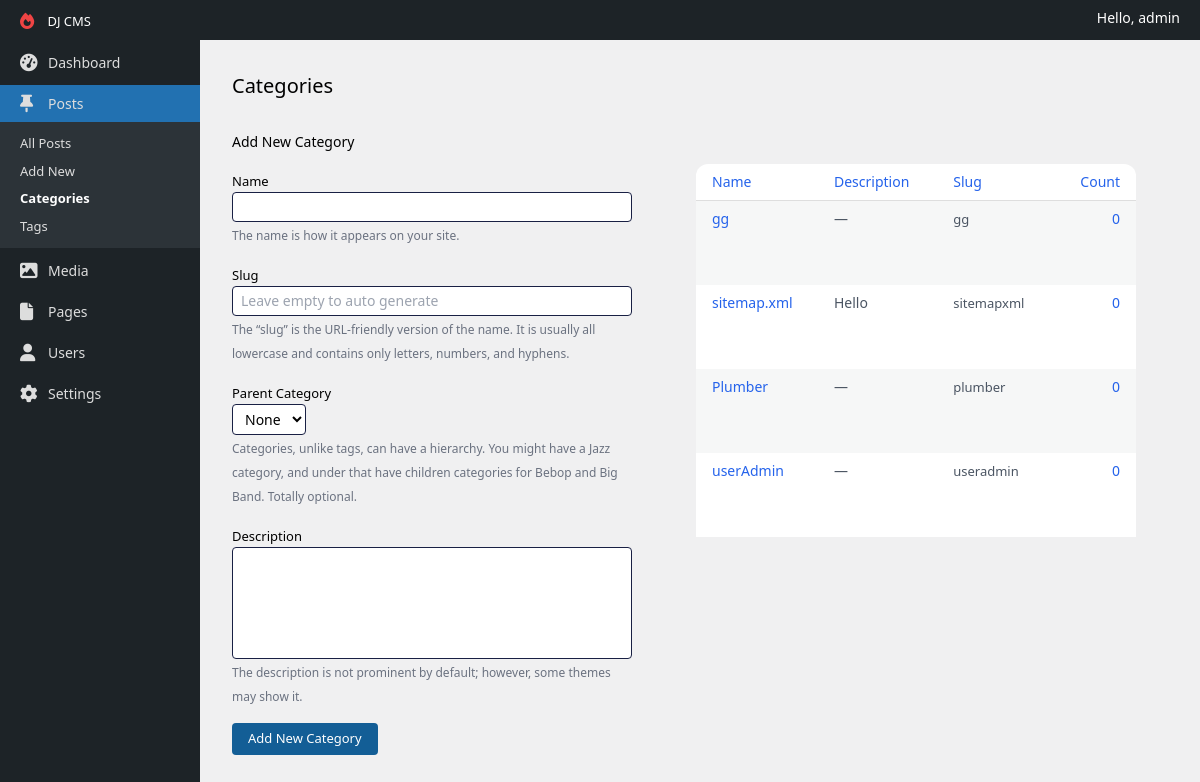
The app's page /categories/ (signed in), older data.
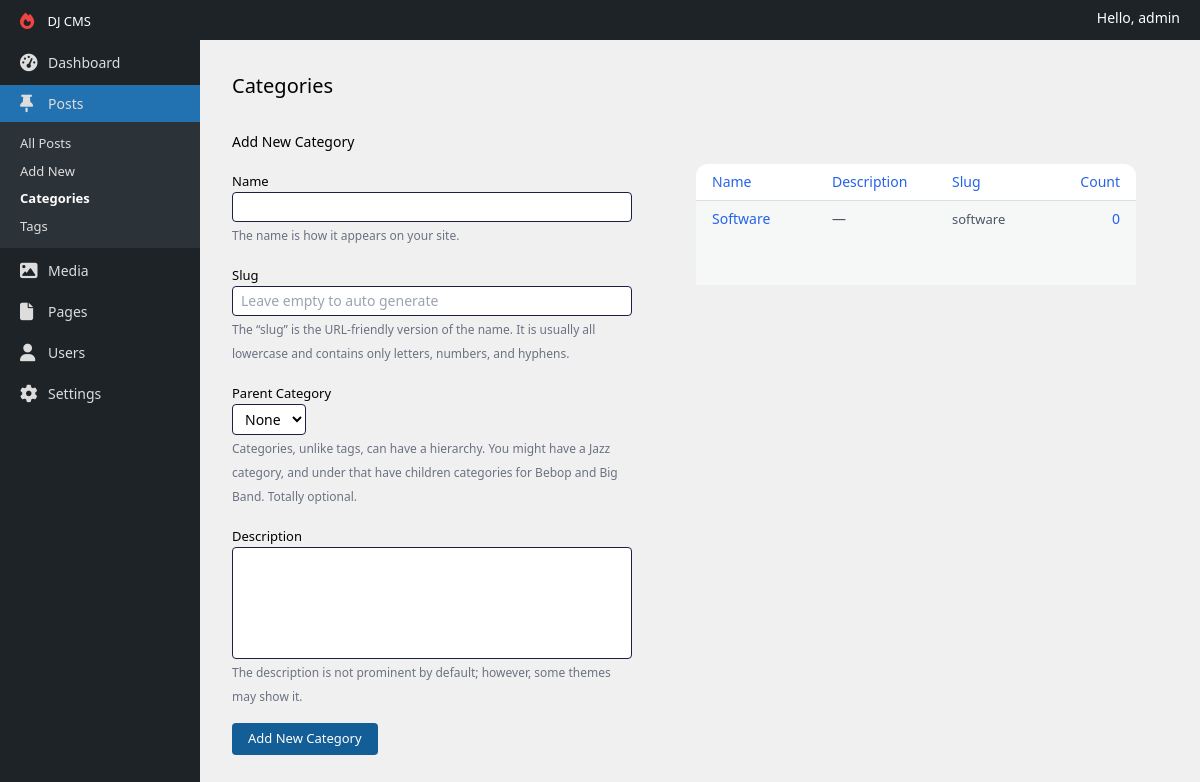
The same page, newer data.
### apps/accounts/models.py (models this page shows)
class User(AbstractUser):
    class Roles(models.TextChoices):
        AUTHOR = 'author'
        EDITOR = 'editor'
        SEO = 'seo'
    role = models.CharField(max_length=60, choices=Roles.choices, null=True, blank=True)
    photo = models.ImageField(upload_to='uploads/', null=True, blank=True)

### apps/content/models.py (models this page shows, shortened)
class Category(models.Model):
    name = models.CharField(max_length=60)
    slug = models.SlugField(blank=True, unique=True)
    parent_category = models.ForeignKey(to='Category', null=True, blank=True, on_delete=models.DO_NOTHING)
    description = models.TextField(null=True, blank=True)
    class Meta:
        verbose_name_plural = 'Categories'

### apps/dashboard/views.py (the view)
# urls.py: path('categories/', CategoriesView.as_view(), name='categories'),
class CategoriesView(AbstractGroupView):
    template_name = 'categories.html'
    form_class = CategoryForm
    form_success_redirect_url = reverse_lazy('categories')
    model_class = Category

### apps/dashboard/forms.py
class CategoryForm(forms.ModelForm):
    parent_category = forms.ModelChoiceField(queryset=Category.objects.get_queryset(), required=False)
    class Meta:
        model = Category
        fields = '__all__'

### apps/dashboard/permissions.py (called while the page is built)
    def allow_superuser(self) -> bool:
        return True

    def _has_permission(self, request: HttpRequest) -> bool:
        if self.allow_superuser() and request.user.is_superuser:
            return True
        return self.has_user_permission(request)

    def dispatch(self, request, *args, **kwargs):
        if not self._has_permission(request):
            return self.handle_no_permission()
        return super().dispatch(request, *args, **kwargs)

### apps/dashboard/templatetags/utils.py (called while the page is built)
@register.simple_tag(takes_context=True)
def should_expand_menu(context, menu_name) -> bool:
    reverse_url_name = context.request.resolver_match.url_name
    sub_menus = sidebar_menus.get(menu_name)
    if sub_menus:
        for sub_menu in sub_menus:
            if sub_menu == reverse_url_name:
                return True
    return False

@register.simple_tag(takes_context=True)
def current_url_name(context) -> bool:
    return context.request.resolver_match.url_name

### apps/dashboard/views.py (called while the page is built)
    def validate(self):
        if not self.template_name:
            raise Exception('Please provide a template name')
        if not self.form_class:
            raise Exception('Please provide compatible form class')
        if not self.form_success_redirect_url:
            raise Exception('Please provide a url to redirect after saving form')

    def get_items(self, order_by: str = '-pk') -> Union[QuerySet, None]:
        if not self.model_class:
            return None
        return self.model_class.objects.order_by(order_by).all()

    def get(self, request):
        self.validate()
        form: ModelForm = self.form_class()
        return render(request, self.template_name, {
            'form': form,
            'items': self.get_items()
        })

### templates/categories.html (shortened to what this page needs)
{% extends 'layouts/default.html' %}
{% block content %}
    <div class="p-2 md:p-8">
        <h1 class="inline-block text-xl">Categories</h1>
        <div class="grid gap-8 lg:grid-cols-[400px_1fr] mt-8">
            <form method="POST">
                <h2 class="text-sm font-medium">Add New Category</h2>
                <div class="mt-4">
                    {% include 'components/category-form.html' %}
                    <div class="mt-4">
                        <button class="bg-[#135e96] text-white px-4 py-1.5 text-[13px] rounded">Add New Category
                        </button>
                    </div>
                </div>
            </form>
            <div class="p-0 lg:p-8">
                <div class="bg-white rounded-xl">
                    <table class="w-full">
                        <thead class="border-b border-[#dfdfdf]">
                        <tr class="text-sm border-b border-[#dedede]">
                            <th class="font-normal text-blue-600 py-2 w-1/4 text-start px-4">Name</th>
                            <th class="font-normal text-blue-600 w-1/4 text-start px-4 hidden sm:table-cell">Description
                            </th>
                            <th class="font-normal text-blue-600 w-1/4 text-start px-4 hidden md:table-cell">Slug</th>
                            <th class="font-normal text-blue-600 py-2 w-1/6 text-end px-4 hidden lg:table-cell">Count
                            </th>
                        </tr>
                        </thead>
                        <tbody>
                        {% for category in items %}
                            <tr class="group text-sm {% cycle 'odd:bg-[#f6f7f7]' 'even:bg-white' %}">
                                <td class="font-normal text-blue-600 px-4 align-top text-sm py-2">
                                    {{ category.name }}
                                </td>
                                <td class="font-normal w-1/4 align-top text-start text-gray-600 px-4 py-2 hidden sm:table-cell">
                                    {% if category.description == '' %}
                                        —
                                    {% else %}
                                        {{ category.description }}
                                    {% endif %}
                                </td>
                                <td class="font-normal w-1/4 align-top text-start text-[13px] text-gray-600 px-4 py-2 hidden md:table-cell">{{ category.slug }}</td>
                                <td class="font-normal text-blue-600 w-1/6 align-top text-end px-4 py-2 hidden lg:table-cell">
                                    0
                                </td>
                            </tr>
                        {% endfor %}
                        </tbody>
                    </table>
                </div>
            </div>
        </div>
    </div>
{% endblock %}

### templates/layouts/default.html (shortened to what this page needs)
{% load static %}
<!DOCTYPE html>
<html lang="en">
<head>
    <link rel="stylesheet" href="{% static 'css/main.css' %}">
    <link rel="stylesheet" href="https://cdnjs.cloudflare.com/ajax/libs/font-awesome/6.4.0/css/all.min.css"
/>
</head>
<body>
<div class="grid grid-rows-[auto_1fr] h-screen">
    <header class="bg-[#1d2327] text-white px-[20px] py-2 flex justify-between">
        <div>
            <a href="{% url 'dashboard' %}" class="mr-auto text-[13px]">
                DJ CMS
            </a>
        </div>
        <span class="text-sm">
            Hello, {{ request.user }}
        </span>
    </header>
    <div class="grid grid-cols-[200px_1fr] h-full">
        {% include 'components/sidebar.html' %}
        <main class="overflow-y-auto">
            {% block content %}
            {% endblock %}
        </main>
    </div>
</div>
</body>
</html>

### templates/components/sidebar.html (shortened to what this page needs)
{% load utils %}
{% current_url_name as current_url_name %}
<aside class="bg-[#1d2327] text-white h-full overflow-y-auto">
    <ul class="text-[13px] text-[#dddddd]">
        <li class="my-1">
            {% should_expand_menu 'dashboard' as expand_dashboard %}
            <a href="{% url 'dashboard' %}"
               class="px-4 py-2 border-l-4 border-transparent block text-[14px] {% if expand_dashboard %}bg-[#2271b1]{% else %}hover:border-blue-500{% endif %}">
                Dashboard
            </a>
        </li>
        <li data-expand="posts">
            {% should_expand_menu 'posts' as expand_post %}
            <a href="{% url 'edit_post_select' %}"
               class="px-4 py-2 border-l-4 border-transparent block text-[14px] {% if expand_post %}bg-[#2271b1]{% else %}hover:border-blue-500{% endif %}">
                Posts
            </a>
            <ul class="bg-[#2c3338] py-2" {% if expand_post %}data-menu-selected="true"{% endif %} data-menu="posts">
                <li>
                    <a href="{% url 'edit_post_select' %}"
                       class="block px-4 py-1 border-l-4 border-transparent hover:border-blue-500 {% if current_url_name == 'edit_post_select' %}font-semibold text-white{% endif %}">
                        All Posts
                    </a>
                </li>
                <li>
                    <a href="{% url 'new_post' %}"
                       class="block px-4 py-1 border-l-4 border-transparent hover:border-blue-500 {% if current_url_name == 'new_post' %}font-semibold text-white{% endif %}">Add
                        New</a>
                </li>
                <li>
                    <a href="{% url 'categories' %}"
                       class="block px-4 py-1 border-l-4 border-transparent hover:border-blue-500 {% if current_url_name == 'categories' %}font-semibold text-white{% endif %}">Categories</a>
                </li>
                <li>
                    <a href="{% url 'tags' %}"
                       class="block px-4 py-1 border-l-4 border-transparent hover:border-blue-500 {% if current_url_name == 'tags' %}font-semibold text-white{% endif %}">Tags</a>
                </li>
            </ul>
        </li>
        <li class="my-1" data-expand="media">
            {% should_expand_menu 'media' as expand_media %}
            <a href="{% url 'media' %}"
               class="px-4 py-2 border-l-4 border-transparent hover:border-blue-500 block text-[14px] {% if expand_media %}bg-[#2271b1]{% else %}hover:border-blue-500{% endif %}">
                Media
            </a>
        </li>
        <li data-expand="pages">
            {% should_expand_menu 'pages' as expand_pages %}
            <a href="{% url 'edit_page_select' %}"
               class="px-4 py-2 border-l-4 border-transparent block text-[14px] {% if expand_pages %}bg-[#2271b1]{% else %}hover:border-blue-500{% endif %}">
                Pages
            </a>
        </li>
        <li class="my-1" data-expand="users">
            {% should_expand_menu 'users' as expand_users %}
            <a href="{% url 'all_users' %}"
               class="px-4 py-2 border-l-4 border-transparent hover:border-blue-500 block text-[14px] {% if expand_users %}bg-[#2271b1]{% else %}hover:border-blue-500{% endif %}">
                Users
            </a>
        </li>
        <li>
                <span class="px-4 py-2 my-1 border-l-4 border-transparent hover:border-blue-500 block text-[14px]">
                    Settings
                </span>
        </li>
    </ul>
</aside>

### templates/components/category-form.html (shortened to what this page needs)
<div>
    <label for="name" class="text-[13px]">Name</label>
    <input name="name" class="block w-full border rounded px-2 py-1 border-primary text-sm" type="text" id="name"
           value="{% if form.name.value %}{{ form.name.value }} {% endif %}">
    <span class="text-[12px] text-gray-500">The name is how it appears on your site.</span>
</div>
<div class="mt-4">
    <label for="slug" class="text-[13px]">Slug</label>
    <input name="slug" class="block w-full border rounded px-2 py-1 border-primary text-sm" type="text" id="slug"
           placeholder="Leave empty to auto generate" value="{% if form.slug.value %}{{ form.slug.value }}{% endif %}">
    <span class="text-[12px] text-gray-500">The “slug” is the URL-friendly version of the name.
        It is usually all lowercase and contains only letters, numbers, and hyphens.</span>
</div>
<div class="mt-4">
    <label for="slug" class="text-[13px]">Parent Category</label>
    <select name="parent_category"
            class="block min-w-[60px] text-sm bg-white border rounded px-2 text-start py-1 border-primary" type="text"
            id="slug">
        <option value {% if not form.parent_category.value %}selected{% endif %}>None</option>
    </select>
    <span class="text-[12px] text-gray-500">Categories, unlike tags, can have a hierarchy. You might have a
        Jazz category, and under that have children categories for Bebop and Big Band. Totally optional.</span>
</div>
<div class="mt-4">
    <label for="description" class="text-[13px]">Description</label>
    <textarea name="description" class="resize-none block h-28 w-full border rounded px-2 py-1 border-primary text-sm"
              type="text" id="slug">{% if form.description.value %}{{ form.description.value }}{% endif %}</textarea>
    <span class="text-[12px] text-gray-500">The description is not prominent by default; however,
        some themes may show it.</span>
</div>

Row changes from the older to the newer data that the page shows:
removed Category: name "gg", slug "gg"
removed Category: name "sitemap.xml", description "Hello", slug "sitemapxml"
removed Category: name "Plumber", slug "plumber"
removed Category: name "userAdmin", slug "useradmin"
added Category: name "Software", slug "software"
